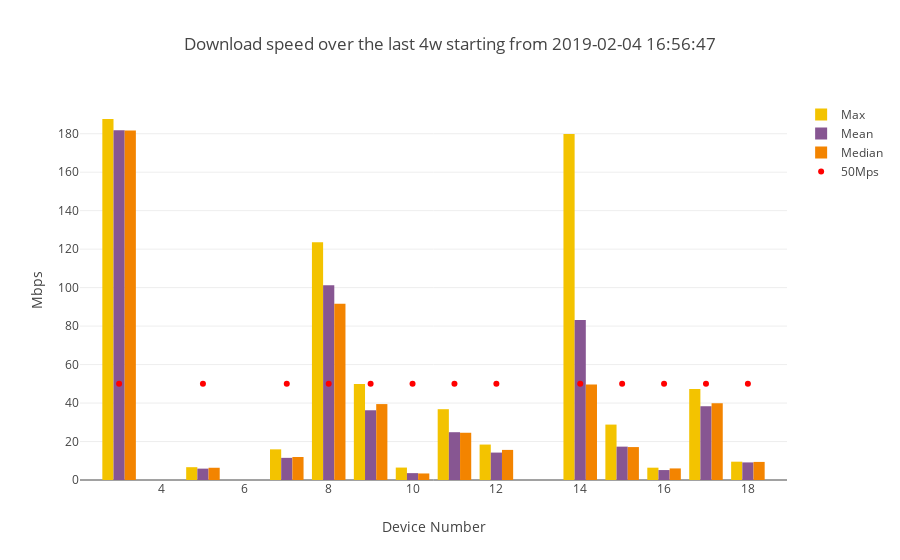

The notebook cell this image was saved under:
### Code cell
download_summary=mean_max_median_by1(download_df,'DOWNLOAD')
device_numbers_d=download_summary["SK_PI"].unique()
download_line=go.Scatter(x=device_numbers_d,y=[50] * len(device_numbers_d), mode='markers',marker=dict(color='red'), name='50Mps')
combined_bar_plot_3traces(xvalues=download_summary["SK_PI"],
                         yvalues1=download_summary["max"],
                         yvalues2=download_summary["mean"],
                         yvalues3=download_summary["median"],
                         name1="Max",
                         name2="Mean",
                         name3="Median",
                         title="Download speed over the last "+time_interval+ " starting from "+ starting_point,
                         ytitle="Mbps",
                         line=download_line,
                         stack=False)

### Figure 1 — Plotly figure (JSON) as saved in the notebook; plotly's stock layout.template omitted (floating-point values rounded to 4 significant figures)
{"data": [{"marker": {"color": "#F3C300"}, "name": "Max", "type": "bar", "x": [3, 5, 7, 8, 9, 10, 11, 12, 14, 15, 16, 17, 18], "y": [187.7, 6.66, 15.93, 123.6, 49.95, 6.46, 36.8, 18.42, 179.9, 28.8, 6.4, 47.29, 9.52]}, {"marker": {"color": "#875692"}, "name": "Mean", "type": "bar", "x": [3, 5, 7, 8, 9, 10, 11, 12, 14, 15, 16, 17, 18], "y": [181.8, 5.909, 11.51, 101.3, 36.25, 3.57, 24.84, 14.25, 83.17, 17.34, 5.166, 38.35, 9.142]}, {"marker": {"color": "#F38400"}, "name": "Median", "type": "bar", "x": [3, 5, 7, 8, 9, 10, 11, 12, 14, 15, 16, 17, 18], "y": [181.7, 6.36, 11.97, 91.56, 39.47, 3.4, 24.56, 15.64, 49.68, 17.12, 6.02, 39.9, 9.4]}, {"marker": {"color": "red"}, "mode": "markers", "name": "50Mps", "type": "scatter", "x": [3, 5, 7, 8, 9, 10, 11, 12, 14, 15, 16, 17, 18], "y": [50, 50, 50, 50, 50, 50, 50, 50, 50, 50, 50, 50, 50]}], "layout": {"title": "Download speed over the last 4w starting from 2019-02-04 16:56:47", "xaxis": {"title": "Device Number"}, "yaxis": {"title": "Mbps"}}}
